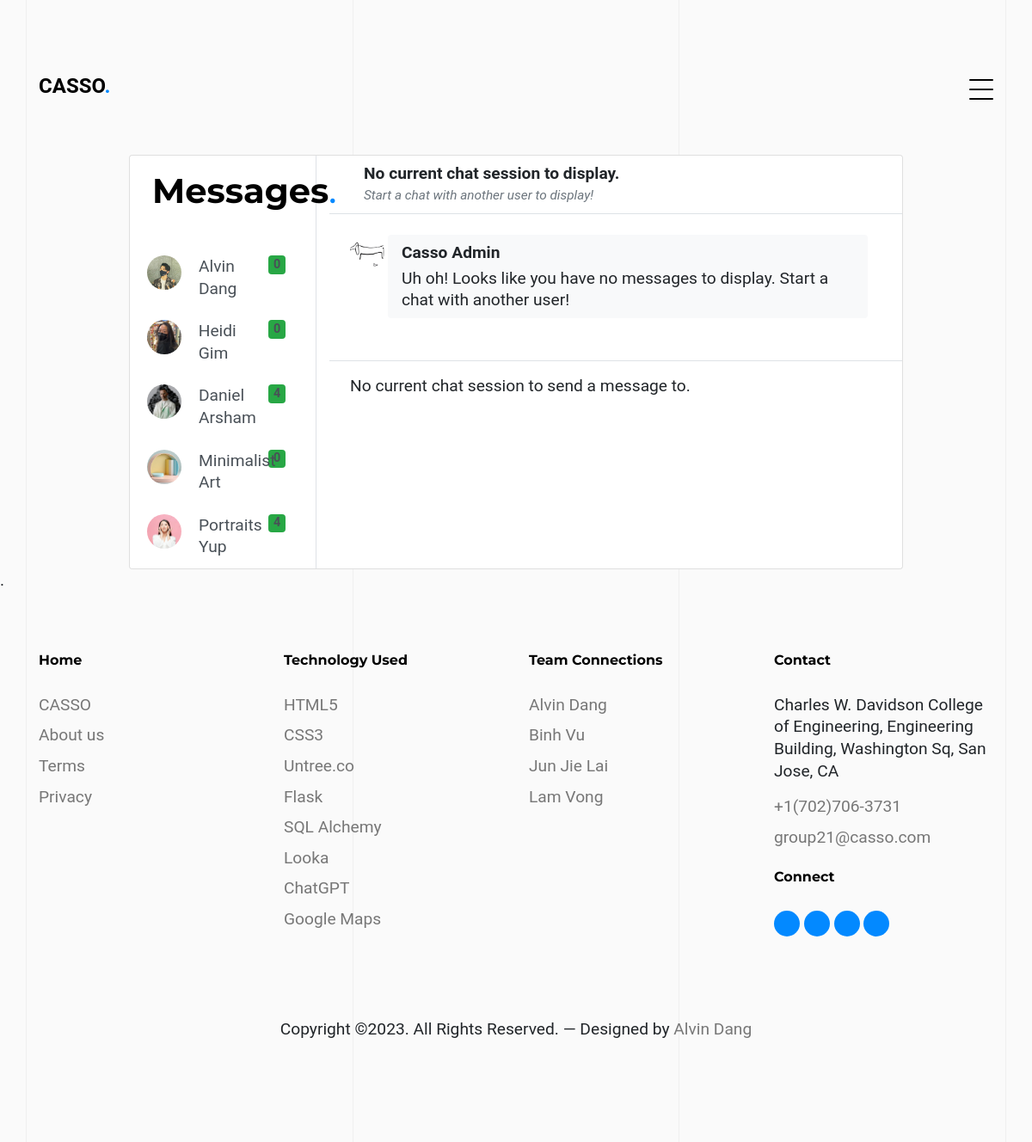
Page /chat (signed in) on the earlier database version.
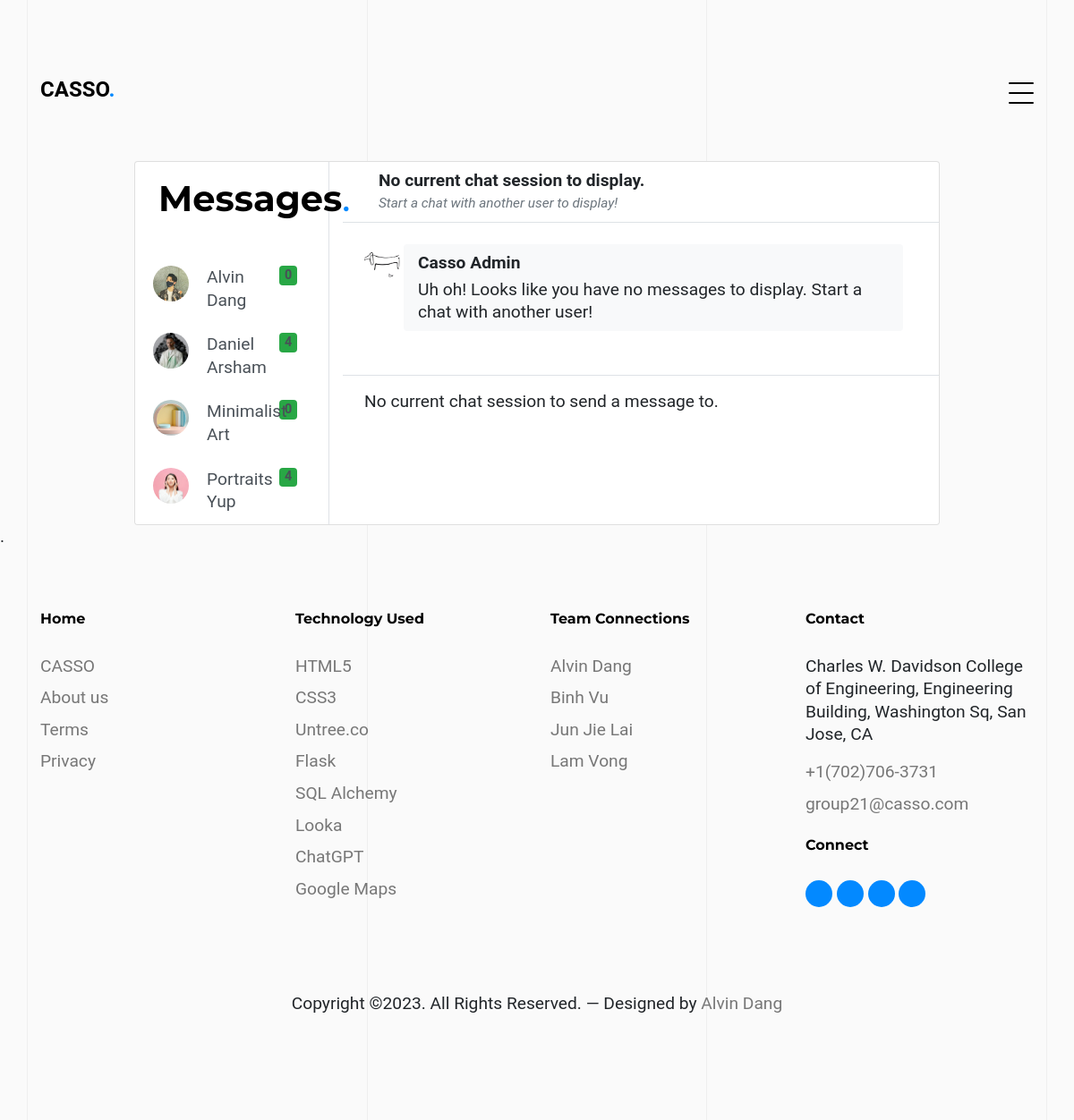
Same page on the later database version.
### app/models.py (models this page shows, shortened)
class ChatSession(db.Model):
    id = db.Column(db.Integer, primary_key=True)
    user1_id = db.Column(db.Integer, db.ForeignKey('user.id'), nullable=False)
    user2_id = db.Column(db.Integer, db.ForeignKey('user.id'), nullable=False)
    created_at = db.Column(db.TIMESTAMP, default=db.func.current_timestamp())
    messages = db.relationship('Message', back_populates='chat_session', lazy='dynamic', cascade='all, delete-orphan')

class User(UserMixin, db.Model):
    id = db.Column(db.Integer, primary_key=True)
    full_name = db.Column(db.String(80), nullable=False)
    username = db.Column(db.String(80), unique=True, nullable=False)
    email = db.Column(EmailType, unique=True, nullable=False)
    password = db.Column(db.String(60), nullable=False)
    biography = db.Column(db.String(255))
    profile_picture = db.Column(db.String(255), default='default.jpg')
    def get(user_id):
        return User.query.get(int(user_id))
    posts = db.relationship('Post', backref='user', lazy=True, cascade='all, delete-orphan')
    commission_requests_sent = db.relationship('CommissionRequest',
        foreign_keys='CommissionRequest.sender_id',
        back_populates='sender',
        lazy='dynamic',
        cascade='all, delete-orphan')
    commission_requests_received = db.relationship('CommissionRequest',
        foreign_keys='CommissionRequest.receiver_id',
        back_populates='receiver',
        lazy='dynamic',
        cascade='all, delete-orphan')
    payments_sent = db.relationship('Payment',
        foreign_keys='Payment.payer_id',
        back_populates='payer',
        lazy='dynamic',
        cascade='all, delete-orphan')
    payments_received = db.relationship('Payment',
        foreign_keys='Payment.payee_id',
        back_populates='payee',
        lazy='dynamic',
        cascade='all, delete-orphan')
    messages_sent = db.relationship('Message',
        foreign_keys='Message.sender_id',
        backref='sent_messages',
        lazy='dynamic',
        overlaps="sent_messages",
        cascade='all, delete-orphan')
    messages_received = db.relationship('Message',
        foreign_keys='Message.receiver_id',
        backref='received_messages',
        lazy='dynamic',
        overlaps="received_messages",
        cascade='all, delete-orphan')
    chat_sessions_as_user1 = db.relationship('ChatSession',
        foreign_keys='ChatSession.user1_id',
        backref='user1',
        lazy='dynamic',
        cascade='all, delete-orphan')
    chat_sessions_as_user2 = db.relationship('ChatSession',
        foreign_keys='ChatSession.user2_id',
        backref='user2',
        lazy='dynamic',
        cascade='all, delete-orphan')
    followers = db.relationship('Follow', foreign_keys='Follow.followed_id',
        backref='followed',
        lazy='dynamic',
        cascade='all, delete-orphan')
    following = db.relationship('Follow', foreign_keys='Follow.follower_id',
        backref='follower',
        lazy='dynamic',
        cascade='all, delete-orphan')

### app/routes.py (the view)
@bp.route('/chat')
@login_required
def default_chat():
    user_chat_sessions = ChatSession.query.filter(
        (ChatSession.user1_id == current_user.id) | (ChatSession.user2_id == current_user.id)
    ).all()
    admin_chat_session = None
    if current_user.username != 'Casso Admin':
        adminUser = User.query.filter_by(username='Casso Admin').first()
        admin_chat_session = ChatSession.query.filter(
            ((ChatSession.user1_id == current_user.id) & (ChatSession.user2_id == adminUser.id)) |
            ((ChatSession.user1_id == adminUser.id) & (ChatSession.user2_id == current_user.id))
        ).first()
        if not admin_chat_session:
            admin_chat_session = ChatSession(user1_id=current_user.id, user2_id=adminUser.id)
            db.session.add(admin_chat_session)
            db.session.commit()
        messages = admin_chat_session.messages.order_by(Message.created_at.asc()).all()
    else:
        messages = None
    return render_template('chat.html', user_chat_sessions=user_chat_sessions, current_chat_session=admin_chat_session, messages=messages)

### run.py (called while the page is built)
@login_manager.user_loader
def load_user(user_id):
    from app.models import User
    return User.get(user_id)

### templates/chat.html (shortened to what the changed rows need)
{% extends "base.html" %}
{% block content %}
<link rel="stylesheet" href="{{ url_for('static', filename='css/chat.css') }}">
<div class="untree_co-section pb-0">
    <div class="msg-container p-0">
		<div class="card" style="height: 100%;">
			<div class="row g-0" style="height: 100%;">
				<div class="col-12 col-lg-5 col-xl-3 border-right" style="height: 100%;">
					<div style="margin-left: 20px; margin-top: 10px; padding-left: 5px; border: 1px solid white;">
					<h1 class="heading gsap-reveal-hero mb-3"><span class="reveal-wrap"><span class="reveal-content" style="transform: matrix(1, 0, 0, 1, 0, 0);"><strong>Messages</strong><span class="text-primary">.</span></span></span></h1>
					</div>
					<div class="chat-users p-0">
						{% if user_chat_sessions %}
							{% for chat_session in user_chat_sessions %}
								<a href="{{ url_for('main.chat_session', chat_session_id=chat_session.id) }}" class="list-group-item list-group-item-action border-0">
									<div class="badge bg-success float-right">{{ chat_session.messages.count() }}</div>
									<div class="d-flex align-items-start">
										{% if chat_session.user1.id == current_user.id %}
											<img src="{{ url_for('static', filename='images/userPhotos/' + chat_session.user2.profile_picture) }}" class="rounded-circle mr-1" alt="{{ chat_session.user2.full_name }}" width="40" height="40">
											<div class="flex-grow-1 ml-3">
												{{ chat_session.user2.full_name }}
											</div>
										{% else %}
											<img src="{{ url_for('static', filename='images/userPhotos/' + chat_session.user1.profile_picture) }}" class="rounded-circle mr-1" alt="{{ chat_session.user1.full_name }}" width="40" height="40">
											<div class="flex-grow-1 ml-3">
												{{ chat_session.user1.full_name }}
											</div>
										{% endif %}
									</div>
								</a>
							{% endfor %}
						{% endif %}
					</div>
				</div>
			</div>
		</div>
	</div>
</div>
{% endblock %}

Differences in the rows shown:
removed ChatSession: messages.count "0", profile_picture (picture), user1.full_name "Heidi Gim"
